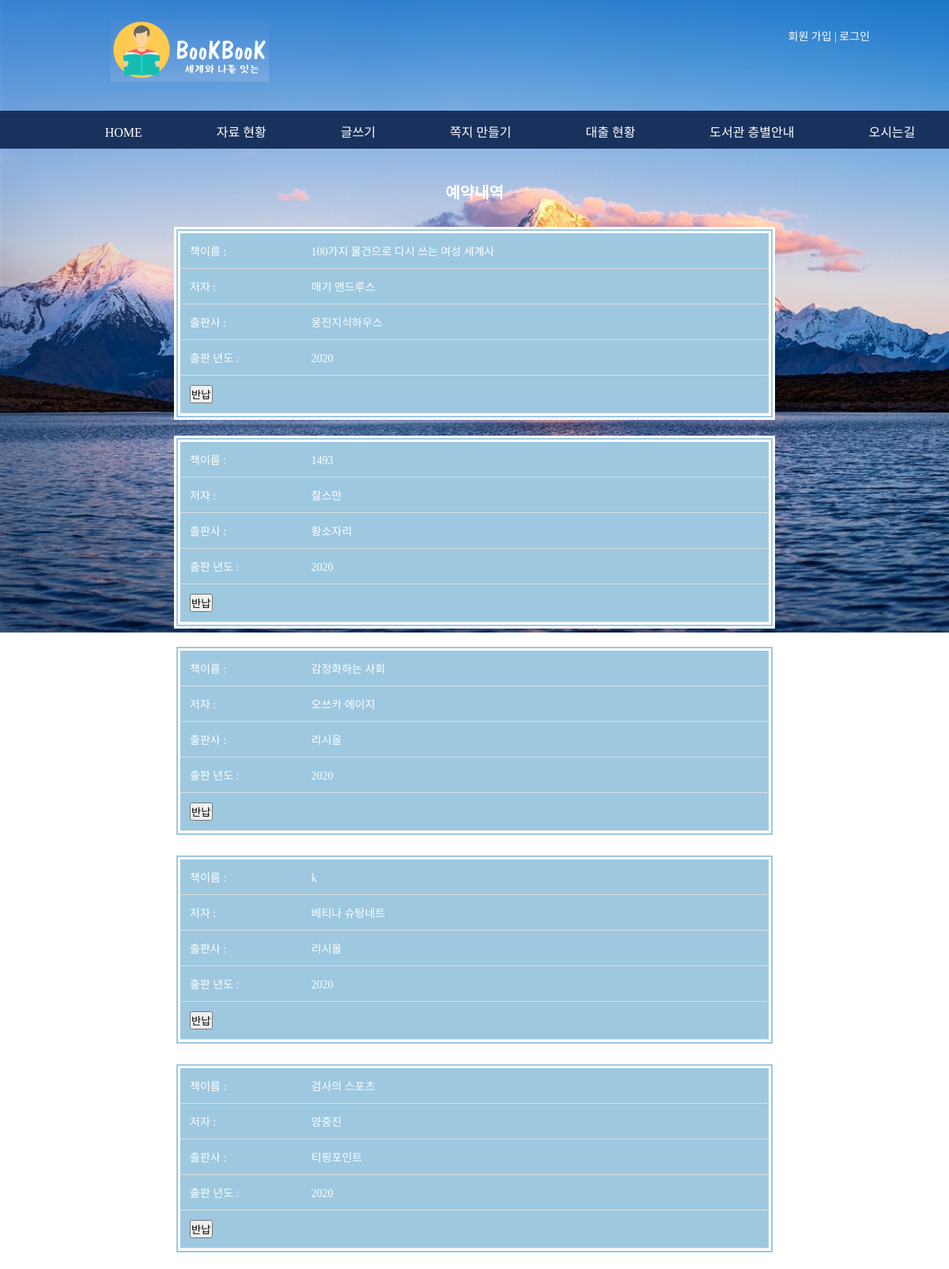
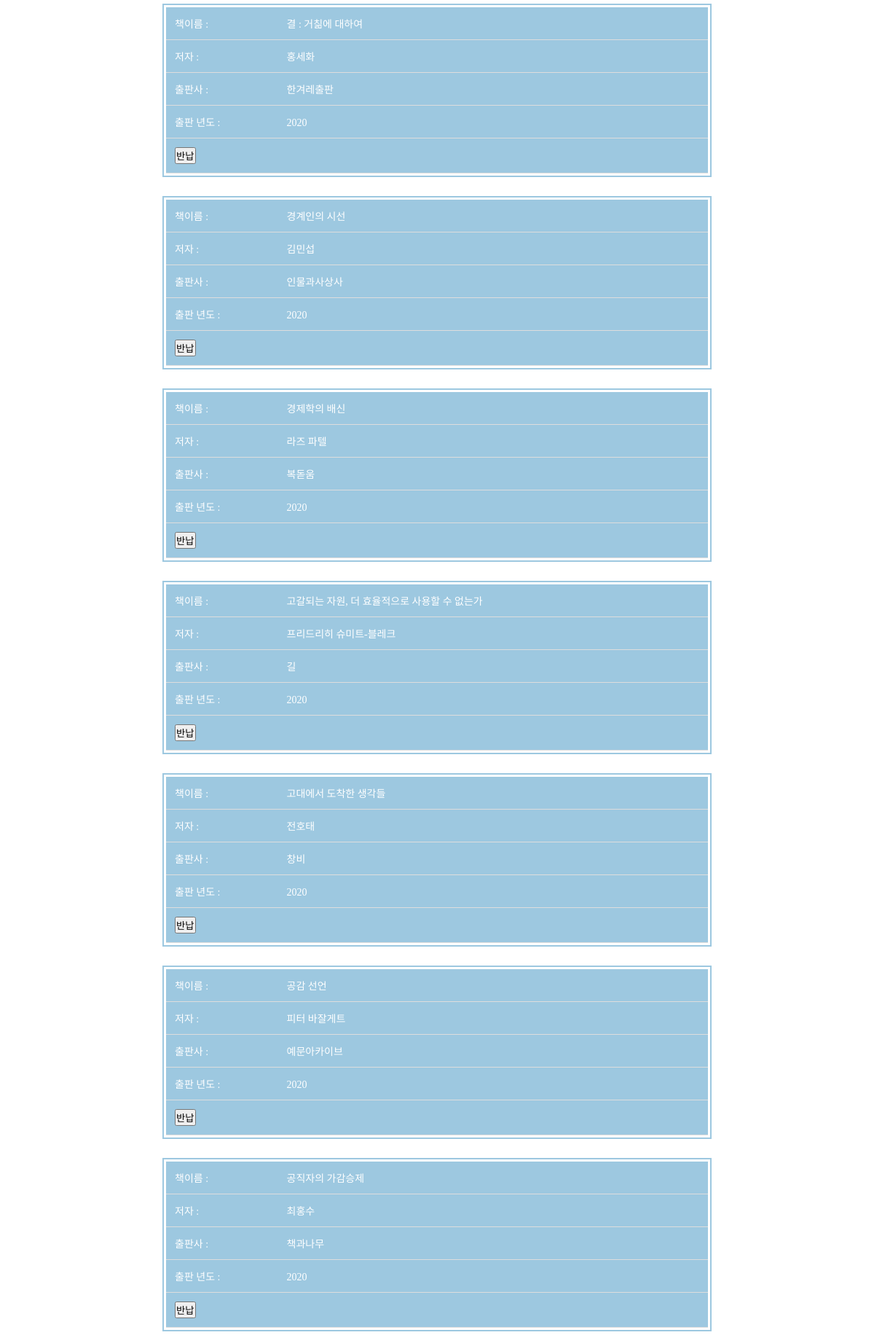
The app's page /reservation_book.php (upper part) with its own data (2 pictures, top to bottom).
### tables this page shows
create table books (
	num int not null auto_increment,
	book_name char(100) not null,
	author char(50) not null,
	publisher char(50) not null,
	year int not null,
	check_book int not null,
	reservation char(100) not null,
	primary key(num)
);

### reservation_book.php (the view, shortened to what this page needs)
<!DOCTYPE html>
<html>
<head>
<link rel="stylesheet" type="text/css" href="./css/common.css">
<link rel="stylesheet" type="text/css" href="./css/reservation_book.css">
</head>
<body>
<header>
    <?php include "header.php";?>
</header>
<section>
   	<div id="reservation_box">
	    <h3 id="reservation_title">
	    		예약내역
		</h3>
	    	 	<?php
	    	 		$con = mysqli_connect("localhost", "user1", "12345", "sample");
  					$sql = "SELECT * FROM books";
  					$result = mysqli_query($con, $sql);
    				while ($row = mysqli_fetch_array($result)){
    					if($row['reservation'] == $userid){
    						$bookNum = $row['num'];
    					?>
    					<ul id="reservation_form">
    					<li>
							<span class="col1">책이름 : </span>
							<span class="col2"><?=$row['book_name']?> </span>
						</li>
	    				<li>
	    					<span class="col1">저자 : </span>
	    					<span class="col2"><?=$row['author']?> </span>
	    				</li>
	    				<li>
	    					<span class="col1">출판사 : </span>
	    					<span class="col2"><?=$row['publisher']?> </span>
	    				</li>
	    				<li>
			       			<span class="col1">출판 년도 : </span>
			        		<span class="col2"><?=$row['year']?> </span>
			    		</li>
			    		<li>
			    			<button type="button" onclick="location.href='reservation_delete.php?book_num=<?=$bookNum?>'">반납</button>
			    		</li>
	    	    		</ul>
	    	    		<?php
    					}
    				}
    			?>
	</div>
</section>
</body>
</html>

### css/common.css (style rules this page uses)
* { padding: 0; margin: 0; }
body { font-family: "HY헤드라인M"; font-size: 14px; color:white; background-image: url("main2.jpg"); background-repeat: no-repeat; background-size: cover; }
ul { list-style-type: none; }

### css/reservation_book.css (style rules this page uses)
#reservation_box { position: relative; width: 800px; margin: 0 auto; }
#reservation_box h3 { text-align: center; margin-top: 30px; padding: 10px; font-size: 20px; }
#reservation_form { border: double 8px; border-color: #ffffff; background-color: #9dc8e0; margin:20px; }
#reservation_form span { display: inline-block; }
#reservation_form .col1 { width: 150px; }
#reservation_form li { padding: 12px; border-bottom: solid 1px #dddddd; }
#reservation_box { position: relative; width: 800px; margin: 30px auto; }

### records on screen
books: book_name "100가지 물건으로 다시 쓰는 여성 세계사", author "매기 앤드루스", publisher "웅진지식하우스", year "2020"
books: book_name "1493", author "찰스만", publisher "황소자리", year "2020"
books: book_name "감정화하는 사회", author "오쓰카 에이지", publisher "리시올", year "2020"
books: book_name "k", author "베티나 슈탕네트", publisher "리시올", year "2020"
books: book_name "검사의 스포츠", author "양중진", publisher "티핑포인트", year "2020"
books: book_name "결 : 거칢에 대하여", author "홍세화", publisher "한겨레출판", year "2020"
books: book_name "경계인의 시선", author "김민섭", publisher "인물과사상사", year "2020"
books: book_name "경제학의 배신", author "라즈 파텔", publisher "복돋움", year "2020"
books: book_name "고갈되는 자원, 더 효율적으로 사용할 수 없는가", author "프리드리히 슈미트-블레크", publisher "길", year "2020"
books: book_name "고대에서 도착한 생각들", author "전호태", publisher "창비", year "2020"
books: book_name "공감 선언", author "피터 바잘게트", publisher "예문아카이브", year "2020"
books: book_name "공직자의 가감승제", author "최홍수", publisher "책과나무", year "2020"
